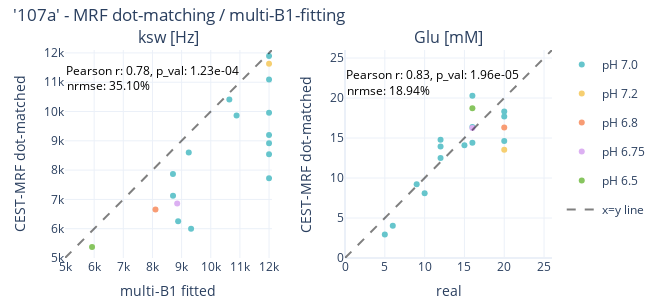

Notebook source saved alongside this figure:
### Markdown cell above
## plot comparison ##

### Code cell
import plotly.express as px
from scipy import stats
from sklearn.metrics import mean_squared_error

def calculate_nrmse(y_true, y_pred):
    # Calculate RMSE
    rmse = np.sqrt(mean_squared_error(y_true, y_pred))
    
    # Calculate the range of the observed data
    data_range = np.max(y_true) - np.min(y_true)
    
    # Calculate NRMSE
    nrmse = rmse / data_range
    
    return nrmse

fig = make_subplots(rows=1, cols=2, vertical_spacing=0.07, horizontal_spacing=0.15,
                    subplot_titles=['ksw [Hz]', 'Glu [mM]'])
    
complete_df = pd.DataFrame()
for subject_i, subject_dict in enumerate(subject_dicts):
    cur_df = subject_dict['sub_df']
    complete_df = pd.concat([complete_df, cur_df])

# Define the discrete colors
colors = px.colors.qualitative.Pastel[:5]

# Create a DataFrame for easier plotting
for pH_i, pH_value in enumerate(complete_df['pH'].unique()):
    filtered_df = complete_df[complete_df['pH'] == pH_value]
    fig.add_trace(go.Scatter(x=filtered_df.iloc[:, 2], y=filtered_df.iloc[:, 7], mode='markers', marker=dict(color=colors[pH_i], colorscale='Viridis'), name=f'pH {pH_value}', legendgroup=str(pH_value)), row=1, col=1)
    fig.add_trace(go.Scatter(x=filtered_df['fb_mean'], y=filtered_df['fs_mean'], mode='markers', marker=dict(color=colors[pH_i], colorscale='Viridis'), name=f'pH {pH_value}', legendgroup=str(pH_value)), row=1, col=2)

fig.add_trace(go.Scatter(x=[5000, 12100], 
                         y=[5000, 12100], 
                         mode='lines', 
                         line=dict(color='black', dash='dash'),
                         name='x=y line',
                         opacity=0.5), 
               row=1, col=1)
fig.add_trace(go.Scatter(x=[0, 26], 
                         y=[0, 26], 
                         mode='lines', 
                         line=dict(color='black', dash='dash'),
                         name='x=y line',
                         opacity=0.5), 
               row=1, col=2)

fig.update_xaxes(title_text=f'multi-B1 fitted', row=1, col=1)
fig.update_yaxes(title_text=f'CEST-MRF dot-matched', row=1, col=1)
fig.update_xaxes(title_text=f'real', row=1, col=2)
fig.update_yaxes(title_text=f'CEST-MRF dot-matched', row=1, col=2)
                                  
# Update layout
fig.update_layout(template='plotly_white',  # Set the theme to plotly white
                  title_text=f"'107a' - MRF dot-matching / multi-B1-fitting",
                  height=300, width=600+50,
                  title=dict(x=0.02, y=0.97),
                  margin=dict(l=65, r=0, t=50, b=0),
                  showlegend=True
                  )  # Adjust the title position
fig.update_yaxes(tickmode='linear', tick0=0, dtick=1000, range=[5000, 12100], row=1, col=1)
fig.update_yaxes(tickmode='linear', tick0=0, dtick=5, range=[0, 26], row=1, col=2)
fig.update_xaxes(tickmode='linear', tick0=0, dtick=1000, range=[5000, 12100], row=1, col=1)
fig.update_xaxes(tickmode='linear', tick0=0, dtick=5, range=[0, 26], row=1, col=2)

# Calculate Pearson correlation coefficient (r)
r_k, p_val_k = stats.pearsonr(complete_df.iloc[:, 2], complete_df.iloc[:, 7])
nrmse_k = calculate_nrmse(complete_df.iloc[:, 2], complete_df.iloc[:, 7])

fig.add_annotation(
    x=8000,
    y=np.max(complete_df.iloc[:, 7])-500,
    text=f"Pearson r: {r_k:.2f}, p_val: {p_val_k:.2e}",
    showarrow=False,
    font=dict(color="black"),
    row=1,
    col=1
)
fig.add_annotation(
    x=6500,
    y=np.max(complete_df.iloc[:, 7])-1000,
    text=f"nrmse: {nrmse_k*100:.2f}%",
    showarrow=False,
    font=dict(color="black"),
    row=1,
    col=1
)

# Calculate Pearson correlation coefficient (r)
r_f, p_val_f = stats.pearsonr(complete_df['fb_mean'], complete_df['fs_mean'])
nrmse_f = calculate_nrmse(complete_df['fb_mean'], complete_df['fs_mean'])

fig.add_annotation(
    x=11,
    y=23,
    text=f"Pearson r: {r_f:.2f}, p_val: {p_val_f:.2e}",
    showarrow=False,
    font=dict(color="black"),
    row=1,
    col=2
)
fig.add_annotation(
    x=5.5,
    y=21,
    text=f"nrmse: {nrmse_f*100:.2f}%",
    showarrow=False,
    font=dict(color="black"),
    row=1,
    col=2
)


# only show 2 first traces in legend!
for trace_i, trace in enumerate(fig['data']):
    if trace_i%2:
        trace['showlegend'] = False
            
# Show plot
fig.show()
pio.write_image(fig, f'images/{save_name}/ksw_fs.jpeg')

### Figure 1 — Plotly figure (JSON) as saved in the notebook; plotly's stock layout.template omitted (floating-point values rounded to 4 significant figures)
{"data": [{"legendgroup": "7.0", "marker": {"color": "rgb(102, 197, 204)", "colorscale": [[0.0, "#440154"], [0.1111, "#482878"], [0.2222, "#3e4989"], [0.3333, "#31688e"], [0.4444, "#26828e"], [0.5556, "#1f9e89"], [0.6667, "#35b779"], [0.7778, "#6ece58"], [0.8889, "#b5de2b"], [1.0, "#fde725"]]}, "mode": "markers", "name": "pH 7.0", "type": "scatter", "x": [8881.0, 8706.0, 10640.0, 10890.0, 12000.0, 12000.0, 12000.0, 9325.0, 8703.0, 9245.0, 12000.0, 12000.0, 12000.0, 12000.0], "xaxis": "x", "y": [6255.0, 7123.0, 10410.0, 9860.0, 9956.0, 8542.0, 8920.0, 6002.0, 7871.0, 8600.0, 11890.0, 11090.0, 7721.0, 9198.0], "yaxis": "y"}, {"legendgroup": "7.0", "marker": {"color": "rgb(102, 197, 204)", "colorscale": [[0.0, "#440154"], [0.1111, "#482878"], [0.2222, "#3e4989"], [0.3333, "#31688e"], [0.4444, "#26828e"], [0.5556, "#1f9e89"], [0.6667, "#35b779"], [0.7778, "#6ece58"], [0.8889, "#b5de2b"], [1.0, "#fde725"]]}, "mode": "markers", "name": "pH 7.0", "showlegend": false, "type": "scatter", "x": [20.0, 16.0, 12.0, 15.0, 10.0, 5.0, 20.0, 20.0, 16.0, 12.0, 12.0, 9.0, 6.0, 16.0], "xaxis": "x2", "y": [17.68, 16.37, 13.94, 14.09, 8.096, 2.932, 14.61, 18.32, 20.27, 14.77, 12.5, 9.223, 4.04, 14.4], "yaxis": "y2"}, {"legendgroup": "7.2", "marker": {"color": "rgb(246, 207, 113)", "colorscale": [[0.0, "#440154"], [0.1111, "#482878"], [0.2222, "#3e4989"], [0.3333, "#31688e"], [0.4444, "#26828e"], [0.5556, "#1f9e89"], [0.6667, "#35b779"], [0.7778, "#6ece58"], [0.8889, "#b5de2b"], [1.0, "#fde725"]]}, "mode": "markers", "name": "pH 7.2", "type": "scatter", "x": [12000.0], "xaxis": "x", "y": [11630.0], "yaxis": "y"}, {"legendgroup": "7.2", "marker": {"color": "rgb(246, 207, 113)", "colorscale": [[0.0, "#440154"], [0.1111, "#482878"], [0.2222, "#3e4989"], [0.3333, "#31688e"], [0.4444, "#26828e"], [0.5556, "#1f9e89"], [0.6667, "#35b779"], [0.7778, "#6ece58"], [0.8889, "#b5de2b"], [1.0, "#fde725"]]}, "mode": "markers", "name": "pH 7.2", "showlegend": false, "type": "scatter", "x": [20.0], "xaxis": "x2", "y": [13.54], "yaxis": "y2"}, {"legendgroup": "6.8", "marker": {"color": "rgb(248, 156, 116)", "colorscale": [[0.0, "#440154"], [0.1111, "#482878"], [0.2222, "#3e4989"], [0.3333, "#31688e"], [0.4444, "#26828e"], [0.5556, "#1f9e89"], [0.6667, "#35b779"], [0.7778, "#6ece58"], [0.8889, "#b5de2b"], [1.0, "#fde725"]]}, "mode": "markers", "name": "pH 6.8", "type": "scatter", "x": [8103.0], "xaxis": "x", "y": [6655.0], "yaxis": "y"}, {"legendgroup": "6.8", "marker": {"color": "rgb(248, 156, 116)", "colorscale": [[0.0, "#440154"], [0.1111, "#482878"], [0.2222, "#3e4989"], [0.3333, "#31688e"], [0.4444, "#26828e"], [0.5556, "#1f9e89"], [0.6667, "#35b779"], [0.7778, "#6ece58"], [0.8889, "#b5de2b"], [1.0, "#fde725"]]}, "mode": "markers", "name": "pH 6.8", "showlegend": false, "type": "scatter", "x": [20.0], "xaxis": "x2", "y": [16.32], "yaxis": "y2"}, {"legendgroup": "6.75", "marker": {"color": "rgb(220, 176, 242)", "colorscale": [[0.0, "#440154"], [0.1111, "#482878"], [0.2222, "#3e4989"], [0.3333, "#31688e"], [0.4444, "#26828e"], [0.5556, "#1f9e89"], [0.6667, "#35b779"], [0.7778, "#6ece58"], [0.8889, "#b5de2b"], [1.0, "#fde725"]]}, "mode": "markers", "name": "pH 6.75", "type": "scatter", "x": [8849.0], "xaxis": "x", "y": [6859.0], "yaxis": "y"}, {"legendgroup": "6.75", "marker": {"color": "rgb(220, 176, 242)", "colorscale": [[0.0, "#440154"], [0.1111, "#482878"], [0.2222, "#3e4989"], [0.3333, "#31688e"], [0.4444, "#26828e"], [0.5556, "#1f9e89"], [0.6667, "#35b779"], [0.7778, "#6ece58"], [0.8889, "#b5de2b"], [1.0, "#fde725"]]}, "mode": "markers", "name": "pH 6.75", "showlegend": false, "type": "scatter", "x": [16.0], "xaxis": "x2", "y": [16.26], "yaxis": "y2"}, {"legendgroup": "6.5", "marker": {"color": "rgb(135, 197, 95)", "colorscale": [[0.0, "#440154"], [0.1111, "#482878"], [0.2222, "#3e4989"], [0.3333, "#31688e"], [0.4444, "#26828e"], [0.5556, "#1f9e89"], [0.6667, "#35b779"], [0.7778, "#6ece58"], [0.8889, "#b5de2b"], [1.0, "#fde725"]]}, "mode": "markers", "name": "pH 6.5", "type": "scatter", "x": [5928.0], "xaxis": "x", "y": [5374.0], "yaxis": "y"}, {"legendgroup": "6.5", "marker": {"color": "rgb(135, 197, 95)", "colorscale": [[0.0, "#440154"], [0.1111, "#482878"], [0.2222, "#3e4989"], [0.3333, "#31688e"], [0.4444, "#26828e"], [0.5556, "#1f9e89"], [0.6667, "#35b779"], [0.7778, "#6ece58"], [0.8889, "#b5de2b"], [1.0, "#fde725"]]}, "mode": "markers", "name": "pH 6.5", "showlegend": false, "type": "scatter", "x": [16.0], "xaxis": "x2", "y": [18.73], "yaxis": "y2"}, {"line": {"color": "black", "dash": "dash"}, "mode": "lines", "name": "x=y line", "opacity": 0.5, "type": "scatter", "x": [5000, 12100], "xaxis": "x", "y": [5000, 12100], "yaxis": "y"}, {"line": {"color": "black", "dash": "dash"}, "mode": "lines", "name": "x=y line", "opacity": 0.5, "showlegend": false, "type": "scatter", "x": [0, 26], "xaxis": "x2", "y": [0, 26], "yaxis": "y2"}], "layout": {"annotations": [{"font": {"size": 16}, "showarrow": false, "text": "ksw [Hz]", "x": 0.2125, "xanchor": "center", "xref": "paper", "y": 1.0, "yanchor": "bottom", "yref": "paper"}, {"font": {"size": 16}, "showarrow": false, "text": "Glu [mM]", "x": 0.7875, "xanchor": "center", "xref": "paper", "y": 1.0, "yanchor": "bottom", "yref": "paper"}, {"font": {"color": "black"}, "showarrow": false, "text": "Pearson r: 0.78, p_val: 1.23e-04", "x": 8000, "xref": "x", "y": 11390.0, "yref": "y"}, {"font": {"color": "black"}, "showarrow": false, "text": "nrmse: 35.10%", "x": 6500, "xref": "x", "y": 10890.0, "yref": "y"}, {"font": {"color": "black"}, "showarrow": false, "text": "Pearson r: 0.83, p_val: 1.96e-05", "x": 11, "xref": "x2", "y": 23, "yref": "y2"}, {"font": {"color": "black"}, "showarrow": false, "text": "nrmse: 18.94%", "x": 5.5, "xref": "x2", "y": 21, "yref": "y2"}], "height": 300, "margin": {"b": 0, "l": 65, "r": 0, "t": 50}, "showlegend": true, "title": {"text": "'107a' - MRF dot-matching / multi-B1-fitting", "x": 0.02, "y": 0.97}, "width": 650, "xaxis": {"anchor": "y", "domain": [0.0, 0.425], "dtick": 1000, "range": [5000, 12100], "tick0": 0, "tickmode": "linear", "title": {"text": "multi-B1 fitted"}}, "xaxis2": {"anchor": "y2", "domain": [0.575, 1.0], "dtick": 5, "range": [0, 26], "tick0": 0, "tickmode": "linear", "title": {"text": "real"}}, "yaxis": {"anchor": "x", "domain": [0.0, 1.0], "dtick": 1000, "range": [5000, 12100], "tick0": 0, "tickmode": "linear", "title": {"text": "CEST-MRF dot-matched"}}, "yaxis2": {"anchor": "x2", "domain": [0.0, 1.0], "dtick": 5, "range": [0, 26], "tick0": 0, "tickmode": "linear", "title": {"text": "CEST-MRF dot-matched"}}}}
